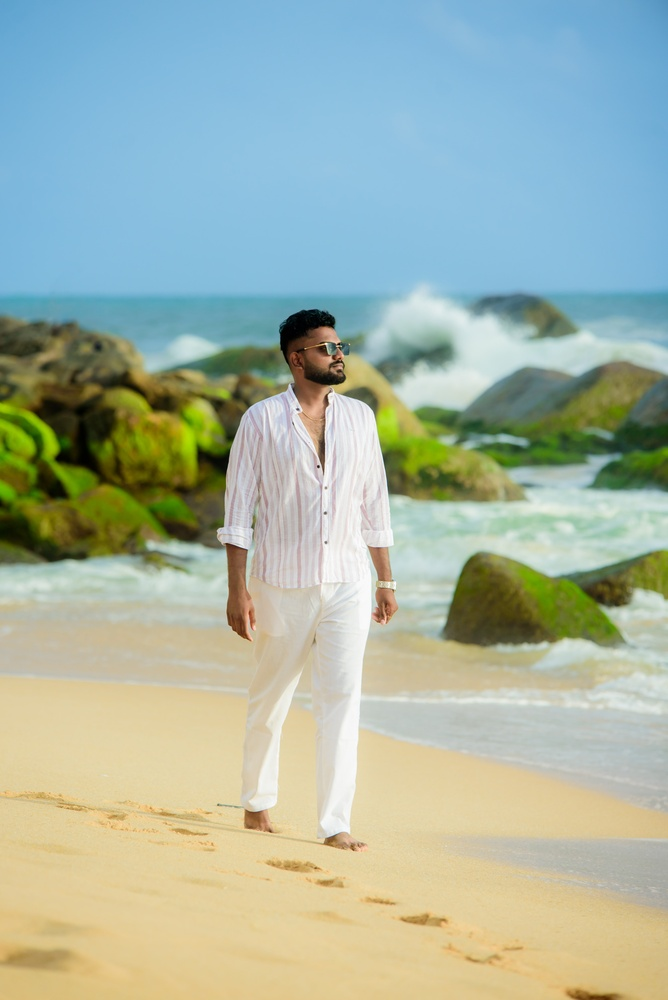
#> input picture data/raw/event_01_birthday/burst_01/DSC_5108.jpg, 668 x 1000 px, shrunk from 4016 x 6016 before the run; its folder holds only this picture in this run
$ python -i global_features.py   (imports and definitions only)
#> lines starting #> are read from the running program, lines starting #| are printed output that depends on the picture
#> further down, picture is the input picture: PIL image 668x1000 RGB; mean R, G, B 164.7, 180, 165
"""
Context-Aware Image Quality Assessment (IQA) - Phase 4: Module 3
Global Context Feature Extractor

This module captures whole-image contextual and aesthetic representations, including:
- Full-frame sharpness and luminance distribution
- Exposure quality (clipping in highlights / underexposure in shadows)
- Subject-to-background depth-of-field separation ratio (shallow DOF bokeh modeling)
- Global context score preserving whole-image composition
"""

from typing import Dict, Any, Optional
from PIL import Image, ImageFilter, ImageStat
import numpy as np


class GlobalFeatureExtractor:
    """
    Extracts whole-frame context features, including composition and depth-of-field separation.
    """

    def __init__(self):
        pass

    def extract(
        self,
        img: Image.Image,
        localization: Optional[Dict[str, Any]] = None
    ) -> Dict[str, Any]:
        """
        Extracts global scene context features.

        Returns dictionary with:
            - 'global_sharpness': float
            - 'global_contrast': float
            - 'highlight_clipping_ratio': float
            - 'shadow_underexposure_ratio': float
            - 'dof_separation_ratio': float (subject sharpness / background sharpness)
            - 'global_context_score': float (0-100 scale)
        """
        orig_w, orig_h = img.size
        gray = img.convert("L")
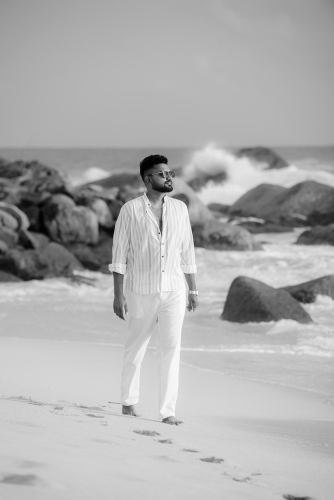
#> gray: PIL image 668x1000 L (shown at 1/2 size); min 0, max 255, mean 173.7
        gray_np = np.array(gray)

        # 1. Whole-frame Sharpness & Contrast
        edges = gray.filter(ImageFilter.FIND_EDGES)
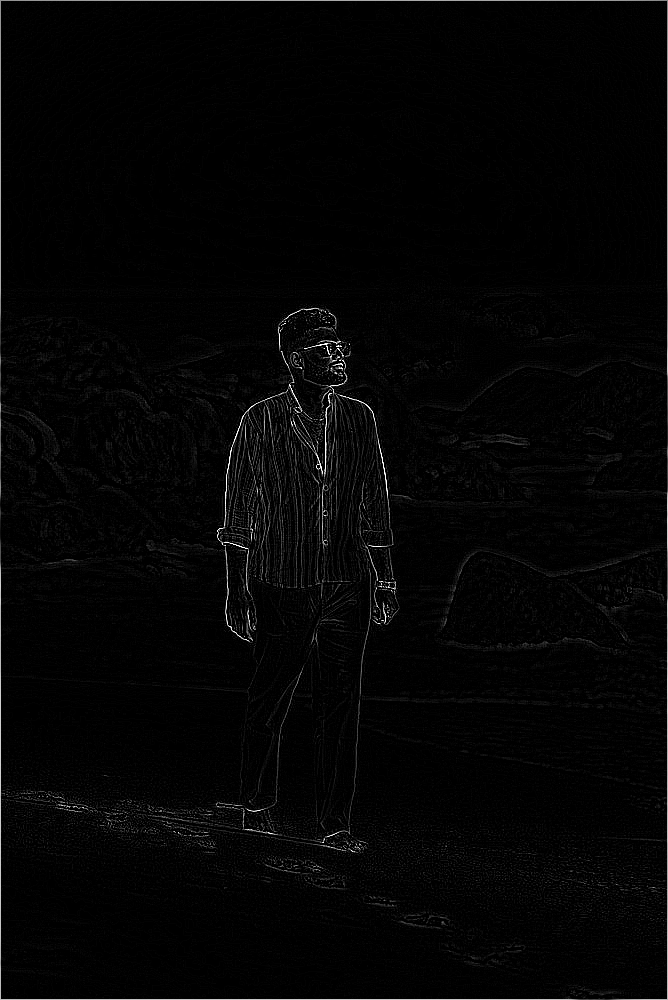
#> edges: PIL image 668x1000 L; min 0, max 255, mean 4.5
        if min(edges.size) > 2:
            edges = edges.crop((1, 1, edges.width-1, edges.height-1))
#> edges: PIL image 666x998 L
        edge_stat = ImageStat.Stat(edges)
        global_sharpness = float(edge_stat.var[0]) if edge_stat.var else 0.0
#> global_sharpness = 176.7

        lum_stat = ImageStat.Stat(gray)
        global_contrast = float(lum_stat.stddev[0]) if lum_stat.stddev else 0.0
#> global_contrast = 42.69
        mean_lum = float(lum_stat.mean[0]) if lum_stat.mean else 128.0
#> mean_lum = 173.7

        # 2. Exposure Quality (Overexposure / Underexposure)
        total_pixels = orig_w * orig_h
        highlight_clipping = float(np.sum(gray_np >= 250) / total_pixels)
#> highlight_clipping = 0.000184
        shadow_clipping = float(np.sum(gray_np <= 5) / total_pixels)
#> shadow_clipping = 0.00135

        # Penalty for severe over/under exposure (> 15% blown out or black)
        exposure_penalty = max(0.0, (highlight_clipping - 0.08) * 40.0) + max(0.0, (shadow_clipping - 0.08) * 40.0)
#> exposure_penalty = 0

        # 3. Depth-of-Field (DOF) Separation Ratio
        # In professional event photography, a sharp subject on a softly blurred
        # background (bokeh) is a deliberate aesthetic choice, not a defect!
        dof_separation = 1.0
        boxes = []
        if localization and localization.get("subject_detected"):
            boxes = [s["subject_bbox"] for s in localization.get("subjects", [])]
            if not boxes and localization.get("subject_bbox"):
                boxes = [localization["subject_bbox"]]
        if boxes and min(orig_w, orig_h) >= 2:
            subject_mask = np.zeros((orig_h, orig_w), dtype=bool)
            for box in boxes:
                x1, y1, x2, y2 = [int(round(c)) for c in box]
                subject_mask[max(0,y1):min(orig_h,y2), max(0,x1):min(orig_w,x2)] = True
            bg_mask = ~subject_mask
            if bg_mask.sum() > 1000 and subject_mask.any():
                gy, gx = np.gradient(gray_np.astype(np.float32))
                energy = gx**2 + gy**2
                dof_separation = float((energy[subject_mask].mean()+1e-6)/(energy[bg_mask].mean()+1e-6))

        # 4. Composite Global Context Score (0 to 100)
        # Scaled sharpness + contrast + aesthetic DOF reward - exposure penalty
        norm_sharpness = float(np.clip(np.log1p(global_sharpness) * 10.0, 0.0, 100.0))
#> norm_sharpness = 51.8
        norm_contrast = float(np.clip(global_contrast * 1.2, 0.0, 100.0))
#> norm_contrast = 51.23

        # Reward natural DOF separation (values between 1.2 and 5.0 indicate beautiful subject isolation)
        dof_bonus = float(np.clip((dof_separation - 1.0) * 4.0, 0.0, 15.0))

        context = (localization or {}).get("assessment_context", {})
        if context.get("shot_type") in ("group", "scene"):
            dof_bonus = 0.0
        global_score = (0.50 * norm_sharpness + 0.50 * norm_contrast + dof_bonus) - exposure_penalty
#> global_score = 51.51
        global_score = float(np.clip(global_score, 0.0, 100.0))

        return {
            "global_sharpness": round(global_sharpness, 4),
            "global_contrast": round(global_contrast, 4),
            "mean_luminance": round(mean_lum, 4),
            "highlight_clipping_ratio": round(highlight_clipping, 4),
            "shadow_underexposure_ratio": round(shadow_clipping, 4),
            "dof_separation_ratio": round(dof_separation, 4),
            "global_context_score": round(global_score, 4),
        }

>>> from PIL import Image
>>> picture = Image.open('../data/raw/event_01_birthday/burst_01/DSC_5108.jpg')
>>> result = GlobalFeatureExtractor().extract(picture)
#> result = {'global_sharpness': 176.7, 'global_contrast': 42.69, 'mean_luminance': 173.7, 'highlight_clipping_ratio': 0.0002, 'shadow_underexposure_ratio': 0.0014, 'dof_separation_ratio': 1, 'global_context_score': 51.51}

$ run again, on data/raw/event_01_birthday/burst_01/DSC_5109.jpg
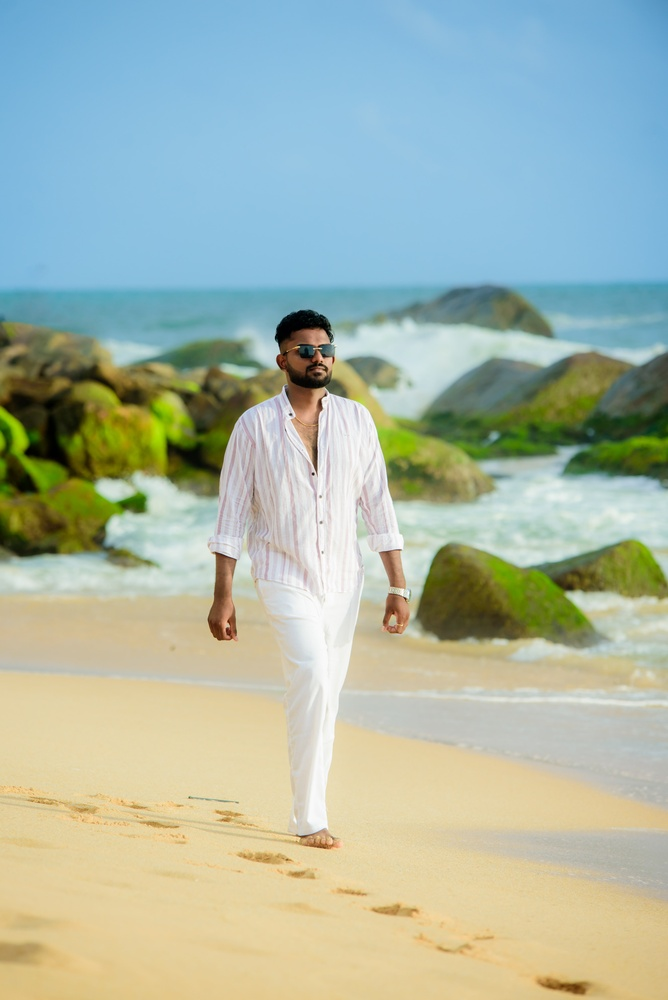
#> input picture data/raw/event_01_birthday/burst_01/DSC_5109.jpg, 668 x 1000 px, shrunk from 4016 x 6016 before the run
#> picture is the input picture: PIL image 668x1000 RGB; mean R, G, B 168.3, 182.7, 167.6
#> in extract, `gray = img.convert("L")`:
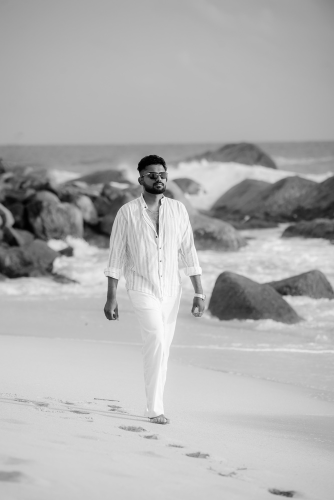
#> gray: PIL image 668x1000 L (shown at 1/2 size); min 0, max 254, mean 176.7
#> in extract, `edges = gray.filter(ImageFilter.FIND_EDGES)`:
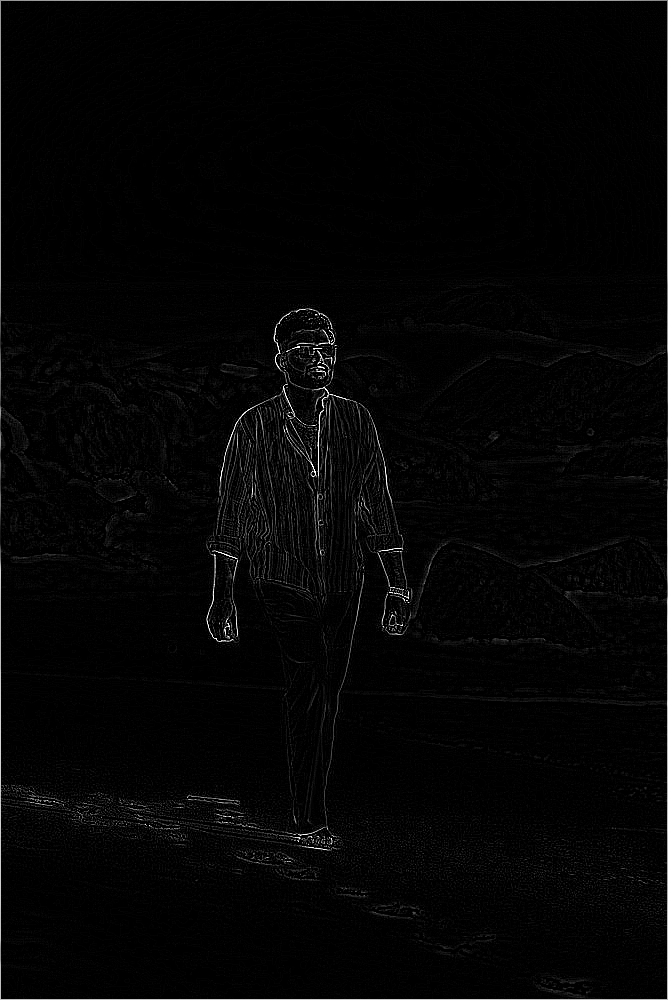
#> edges: PIL image 668x1000 L; min 0, max 255, mean 4.5
#> global_sharpness = 179.5
#> global_contrast = 42.2
#> mean_lum = 176.7
#> highlight_clipping = 0.000545
#> shadow_clipping = 0.0014
#> exposure_penalty = 0
#> norm_sharpness = 51.96
#> norm_contrast = 50.65
#> global_score = 51.3
#> result = {'global_sharpness': 179.5, 'global_contrast': 42.2, 'mean_luminance': 176.7, 'highlight_clipping_ratio': 0.0005, 'shadow_underexposure_ratio': 0.0014, 'dof_separation_ratio': 1, 'global_context_score': 51.3}

$ run again, on data/raw/event_01_birthday/burst_01/DSC_5110.jpg
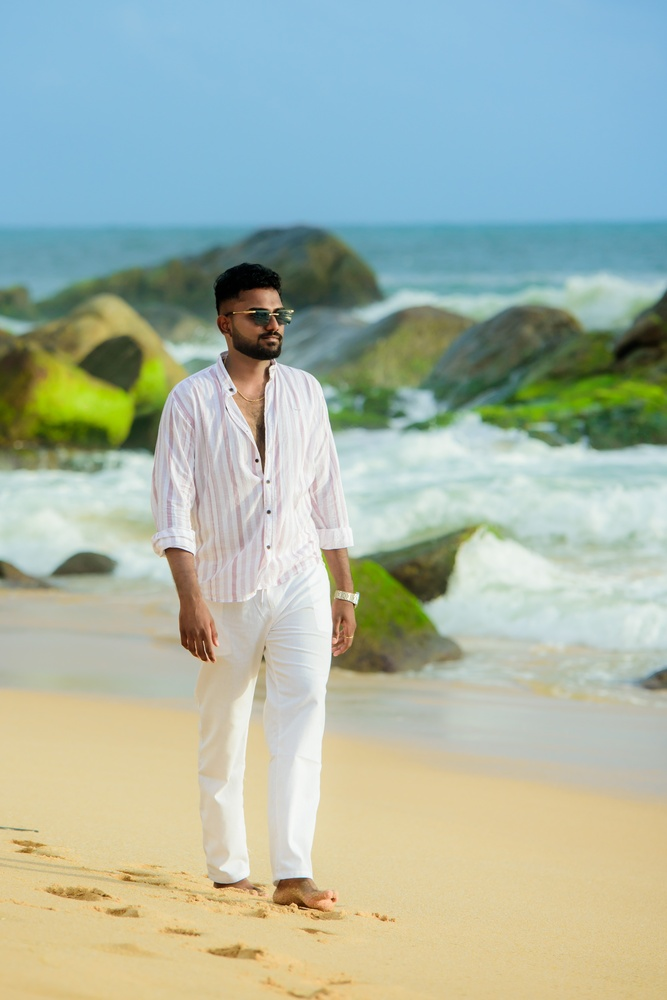
#> input picture data/raw/event_01_birthday/burst_01/DSC_5110.jpg, 667 x 1000 px, shrunk from 3252 x 4872 before the run
#> picture is the input picture: PIL image 667x1000 RGB; mean R, G, B 168, 181.9, 167.3
#> in extract, `gray = img.convert("L")`:
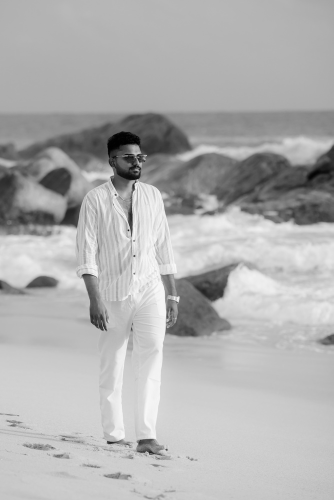
#> gray: PIL image 667x1000 L (shown at 1/2 size); min 0, max 254, mean 176.1
#> in extract, `edges = gray.filter(ImageFilter.FIND_EDGES)`:
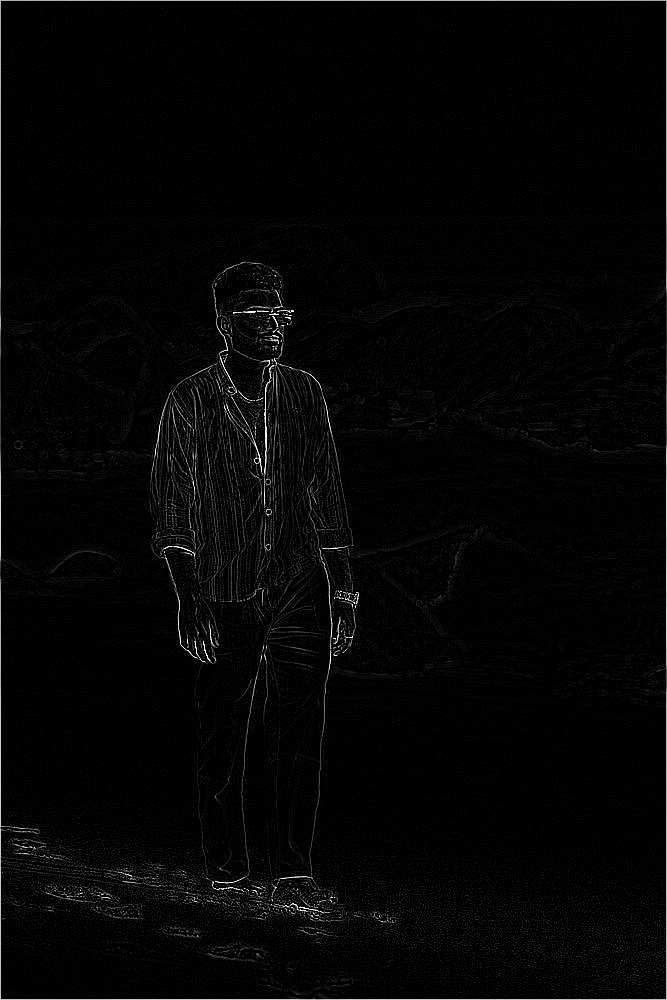
#> edges: PIL image 667x1000 L; min 0, max 255, mean 5
#> global_sharpness = 227.6
#> global_contrast = 41.6
#> mean_lum = 176.1
#> highlight_clipping = 2.25e-05
#> shadow_clipping = 0.00151
#> exposure_penalty = 0
#> norm_sharpness = 54.32
#> norm_contrast = 49.92
#> global_score = 52.12
#> result = {'global_sharpness': 227.6, 'global_contrast': 41.6, 'mean_luminance': 176.1, 'highlight_clipping_ratio': 0, 'shadow_underexposure_ratio': 0.0015, 'dof_separation_ratio': 1, 'global_context_score': 52.12}
